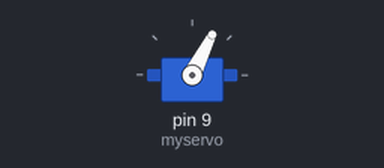
Recording of a sketch running on a simulated Arduino Uno, built with avr-gcc and run on an emulated ATmega328P. Parts: servo. What the sketch prints to the serial monitor is not drawn.

Above: at 0.05 s.
At 0.4 s:
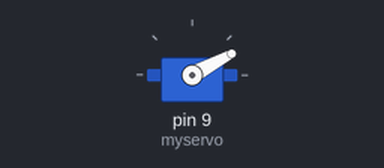
At 0.8 s:
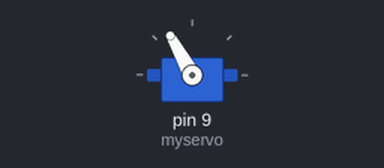
At 1.6 s:
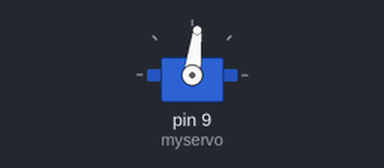
Timing chart, 0 to 3.8 s (numbered marks = the images above):
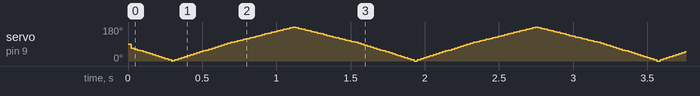

The sketch:

servoDirectionChange.ino
```cpp
//include servo library
#include <Servo.h>

//create servo object, named "myservo"
Servo myservo;

// boolean to check if i should move forward or not
boolean forward = false;

//starting motor angle at 90 degrees
int angle = 90;

void setup() {
  Serial.begin(9600);
  myservo.attach(9);
}

void loop() {
  if (angle <= 0) {
    forward = true;
  }

  if (angle >= 179) {
    forward = false;
  }

  if (forward == false) {
    angle = angle - 1;
  }

  if (forward == true) {
    angle = angle + 1;
  }
  myservo.write(angle);
  Serial.println(angle);

}
```
